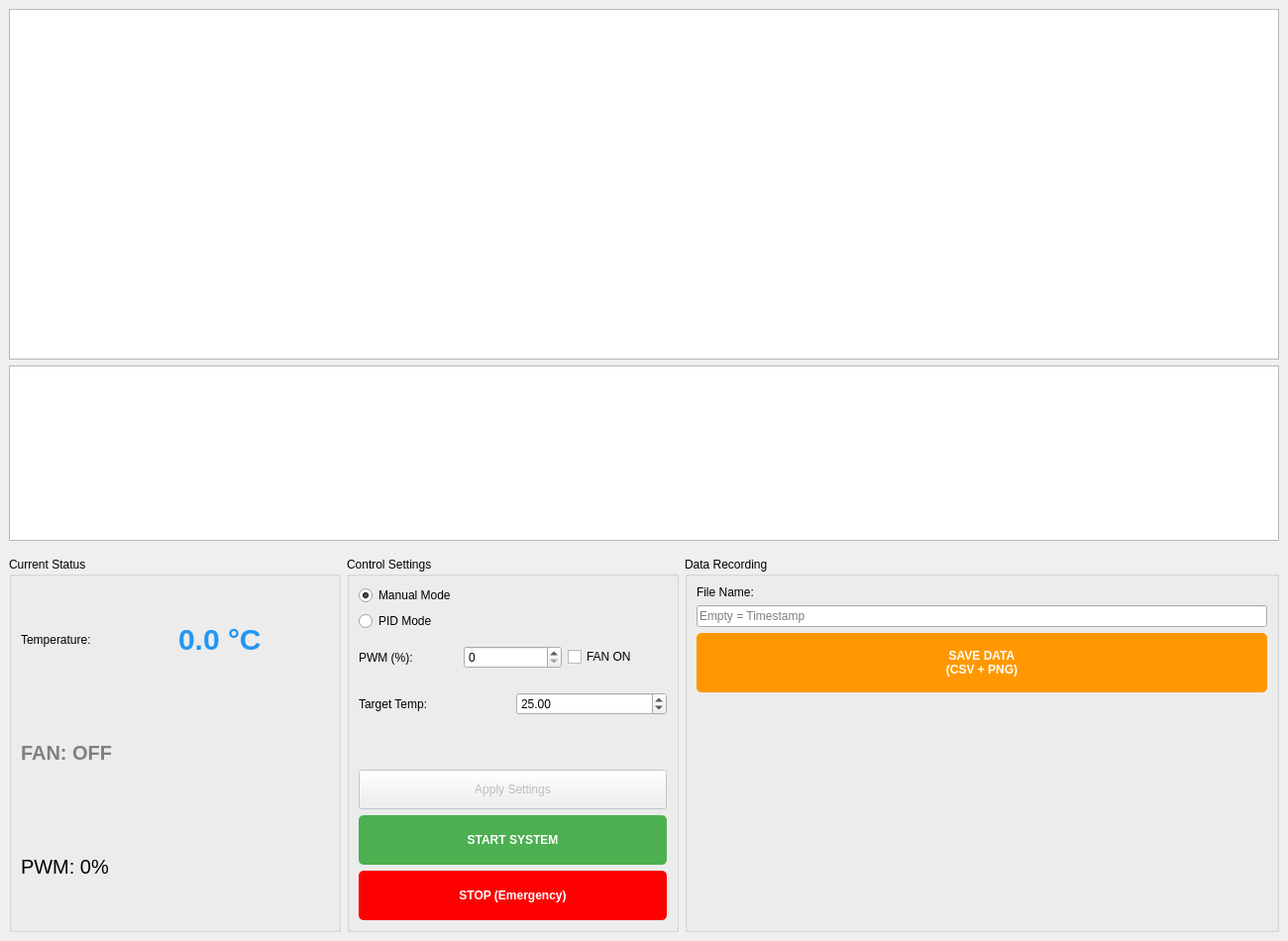
<?xml version="1.0" encoding="UTF-8"?>
<ui version="4.0">
 <class>MainWindow</class>
 <widget class="QMainWindow" name="MainWindow">
  <property name="geometry">
   <rect>
    <x>0</x>
    <y>0</y>
    <width>1300</width>
    <height>950</height>
   </rect>
  </property>
  <property name="windowTitle">
   <string>Thermal Control System (UI Load Ver.)</string>
  </property>
  <widget class="QWidget" name="centralwidget">
   <layout class="QVBoxLayout" name="verticalLayout">
    <item>
     <widget class="PlotWidget" name="temp_plot_widget">
      <property name="sizePolicy">
       <sizepolicy hsizetype="Expanding" vsizetype="Expanding">
        <horstretch>0</horstretch>
        <verstretch>2</verstretch>
       </sizepolicy>
      </property>
     </widget>
    </item>
    <item>
     <widget class="PlotWidget" name="pwm_plot_widget">
      <property name="sizePolicy">
       <sizepolicy hsizetype="Expanding" vsizetype="Expanding">
        <horstretch>0</horstretch>
        <verstretch>1</verstretch>
       </sizepolicy>
      </property>
     </widget>
    </item>
    <item>
     <layout class="QHBoxLayout" name="control_panel">
      <property name="topMargin">
       <number>10</number>
      </property>
      <item>
       <widget class="QGroupBox" name="grp_status">
        <property name="title">
         <string>Current Status</string>
        </property>
        <layout class="QGridLayout" name="gridLayout">
         <item row="0" column="0">
          <widget class="QLabel" name="label_static_temp">
           <property name="text">
            <string>Temperature:</string>
           </property>
          </widget>
         </item>
         <item row="0" column="1">
          <widget class="QLabel" name="lbl_temp">
           <property name="styleSheet">
            <string>font-size: 30px; font-weight: bold; color: #2196F3;</string>
           </property>
           <property name="text">
            <string>0.0 °C</string>
           </property>
          </widget>
         </item>
         <item row="1" column="0" colspan="2">
          <widget class="QLabel" name="lbl_fan">
           <property name="styleSheet">
            <string>font-size: 20px; font-weight: bold; color: gray;</string>
           </property>
           <property name="text">
            <string>FAN: OFF</string>
           </property>
          </widget>
         </item>
         <item row="2" column="0" colspan="2">
          <widget class="QLabel" name="lbl_pwm">
           <property name="styleSheet">
            <string>font-size: 20px;</string>
           </property>
           <property name="text">
            <string>PWM: 0%</string>
           </property>
          </widget>
         </item>
        </layout>
       </widget>
      </item>
      <item>
       <widget class="QGroupBox" name="grp_control">
        <property name="title">
         <string>Control Settings</string>
        </property>
        <layout class="QVBoxLayout" name="verticalLayout_control">
         <item>
          <widget class="QRadioButton" name="radio_manual">
           <property name="text">
            <string>Manual Mode</string>
           </property>
           <property name="checked">
            <bool>true</bool>
           </property>
          </widget>
         </item>
         <item>
          <widget class="QRadioButton" name="radio_pid">
           <property name="text">
            <string>PID Mode</string>
           </property>
          </widget>
         </item>
         <item>
          <widget class="QWidget" name="widget_manual" native="true">
           <layout class="QHBoxLayout" name="horizontalLayout_manual">
            <property name="leftMargin">
             <number>0</number>
            </property>
            <property name="rightMargin">
             <number>0</number>
            </property>
            <item>
             <widget class="QLabel" name="label_pwm_in">
              <property name="text">
               <string>PWM (%):</string>
              </property>
             </widget>
            </item>
            <item>
             <widget class="QSpinBox" name="spin_pwm">
              <property name="maximum">
               <number>100</number>
              </property>
             </widget>
            </item>
            <item>
             <widget class="QCheckBox" name="chk_fan">
              <property name="text">
               <string>FAN ON</string>
              </property>
             </widget>
            </item>
           </layout>
          </widget>
         </item>
         <item>
          <widget class="QWidget" name="widget_pid" native="true">
           <layout class="QHBoxLayout" name="horizontalLayout_pid">
            <property name="leftMargin">
             <number>0</number>
            </property>
            <property name="rightMargin">
             <number>0</number>
            </property>
            <item>
             <widget class="QLabel" name="label_target">
              <property name="text">
               <string>Target Temp:</string>
              </property>
             </widget>
            </item>
            <item>
             <widget class="QDoubleSpinBox" name="spin_target">
              <property name="singleStep">
               <double>0.500000000000000</double>
              </property>
              <property name="value">
               <double>25.000000000000000</double>
              </property>
             </widget>
            </item>
           </layout>
          </widget>
         </item>
         <item>
          <spacer name="verticalSpacer">
           <property name="orientation">
            <enum>Qt::Vertical</enum>
           </property>
           <property name="sizeHint" stdset="0">
            <size>
             <width>20</width>
             <height>40</height>
            </size>
           </property>
          </spacer>
         </item>
         <item>
          <widget class="QPushButton" name="btn_apply">
           <property name="enabled">
            <bool>false</bool>
           </property>
           <property name="minimumSize">
            <size>
             <width>0</width>
             <height>40</height>
            </size>
           </property>
           <property name="text">
            <string>Apply Settings</string>
           </property>
          </widget>
         </item>
         <item>
          <widget class="QPushButton" name="btn_start">
           <property name="minimumSize">
            <size>
             <width>0</width>
             <height>50</height>
            </size>
           </property>
           <property name="styleSheet">
            <string>background-color: #4CAF50; color: white; font-weight: bold; border-radius: 5px;</string>
           </property>
           <property name="text">
            <string>START SYSTEM</string>
           </property>
          </widget>
         </item>
         <item>
          <widget class="QPushButton" name="btn_stop">
           <property name="enabled">
            <bool>false</bool>
           </property>
           <property name="minimumSize">
            <size>
             <width>0</width>
             <height>50</height>
            </size>
           </property>
           <property name="styleSheet">
            <string>background-color: red; color: white; font-weight: bold; border-radius: 5px;</string>
           </property>
           <property name="text">
            <string>STOP (Emergency)</string>
           </property>
          </widget>
         </item>
        </layout>
       </widget>
      </item>
      <item>
       <widget class="QGroupBox" name="grp_save">
        <property name="maximumSize">
         <size>
          <width>600</width>
          <height>16777215</height>
         </size>
        </property>
        <property name="title">
         <string>Data Recording</string>
        </property>
        <layout class="QVBoxLayout" name="verticalLayout_save">
         <item>
          <widget class="QLabel" name="label_fname">
           <property name="text">
            <string>File Name:</string>
           </property>
          </widget>
         </item>
         <item>
          <widget class="QLineEdit" name="edit_filename">
           <property name="placeholderText">
            <string>Empty = Timestamp</string>
           </property>
          </widget>
         </item>
         <item>
          <widget class="QPushButton" name="btn_save">
           <property name="minimumSize">
            <size>
             <width>0</width>
             <height>60</height>
            </size>
           </property>
           <property name="styleSheet">
            <string>background-color: #FF9800; color: white; font-weight: bold; border-radius: 5px;</string>
           </property>
           <property name="text">
            <string>SAVE DATA
(CSV + PNG)</string>
           </property>
          </widget>
         </item>
         <item>
          <spacer name="verticalSpacer_2">
           <property name="orientation">
            <enum>Qt::Vertical</enum>
           </property>
           <property name="sizeHint" stdset="0">
            <size>
             <width>20</width>
             <height>40</height>
            </size>
           </property>
          </spacer>
         </item>
        </layout>
       </widget>
      </item>
     </layout>
    </item>
   </layout>
  </widget>
 </widget>
 <customwidgets>
  <customwidget>
   <class>PlotWidget</class>
   <extends>QGraphicsView</extends>
   <header>pyqtgraph</header>
  </customwidget>
 </customwidgets>
 <resources/>
 <connections/>
</ui>
